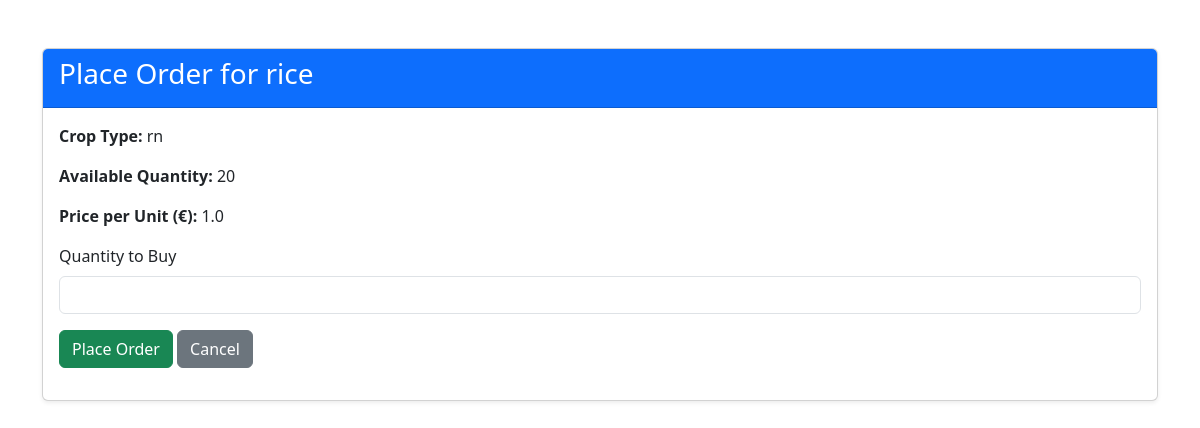
Page /place_order/1/ (signed in) on the earlier database version.
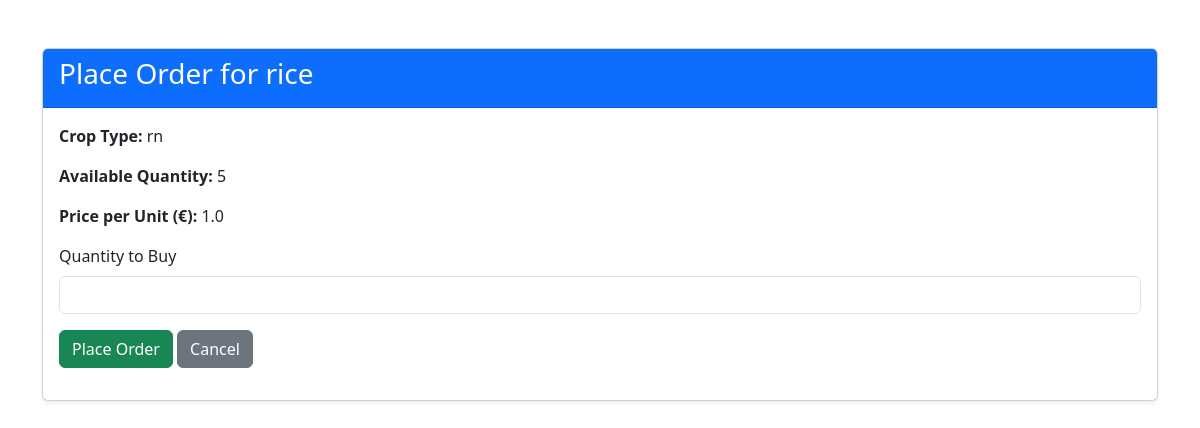
Same page on the later database version.
### main/models.py (models this page shows, shortened)
class Crop(models.Model):
    owner = models.ForeignKey(User, on_delete=models.CASCADE, null=True, blank=True)
    crop_name = models.CharField(max_length=100)
    crop_type = models.CharField(max_length=100)
    quantity = models.IntegerField()
    price_per_unit = models.FloatField()
    description = models.TextField(blank=True, null=True)
    created_at = models.DateTimeField(auto_now_add=True)
    sold = models.BooleanField(default=False)

### main/views.py (the view, shortened to what this page needs)
# urls.py: path("place_order/<int:crop_id>/", views.place_order, name="place_order"),
def place_order(request, crop_id):
    if not request.user.is_authenticated:
        return redirect('user_login')
    crop = get_object_or_404(Crop, id=crop_id)
    return render(request, "place_order.html", {"crop": crop})

### main/templates/place_order.html (shortened to what this page needs)
{% block content %}
<link href="https://cdn.jsdelivr.net/npm/bootstrap@5.3.2/dist/css/bootstrap.min.css" rel="stylesheet">
<div class="container my-5">
    <div class="card shadow-sm">
        <div class="card-header bg-primary text-white">
            <h3>Place Order for {{ crop.crop_name }}</h3>
        </div>
        <div class="card-body">
            <p><strong>Crop Type:</strong> {{ crop.crop_type }}</p>
            <p><strong>Available Quantity:</strong> {{ crop.quantity }}</p>
            <p><strong>Price per Unit (€):</strong> {{ crop.price_per_unit }}</p>
            <form method="POST">
                <div class="mb-3">
                    <label for="quantity" class="form-label">Quantity to Buy</label>
                    <input type="number" class="form-control" id="quantity" name="quantity" min="1" max="{{ crop.quantity }}" required>
                </div>
                <button type="submit" class="btn btn-success">Place Order</button>
                <a href="{% url 'dashboard' %}" class="btn btn-secondary">Cancel</a>
            </form>
        </div>
    </div>
</div>
{% endblock %}

Differences in the rows shown:
changed Crop "rice": quantity "20" → "5"
